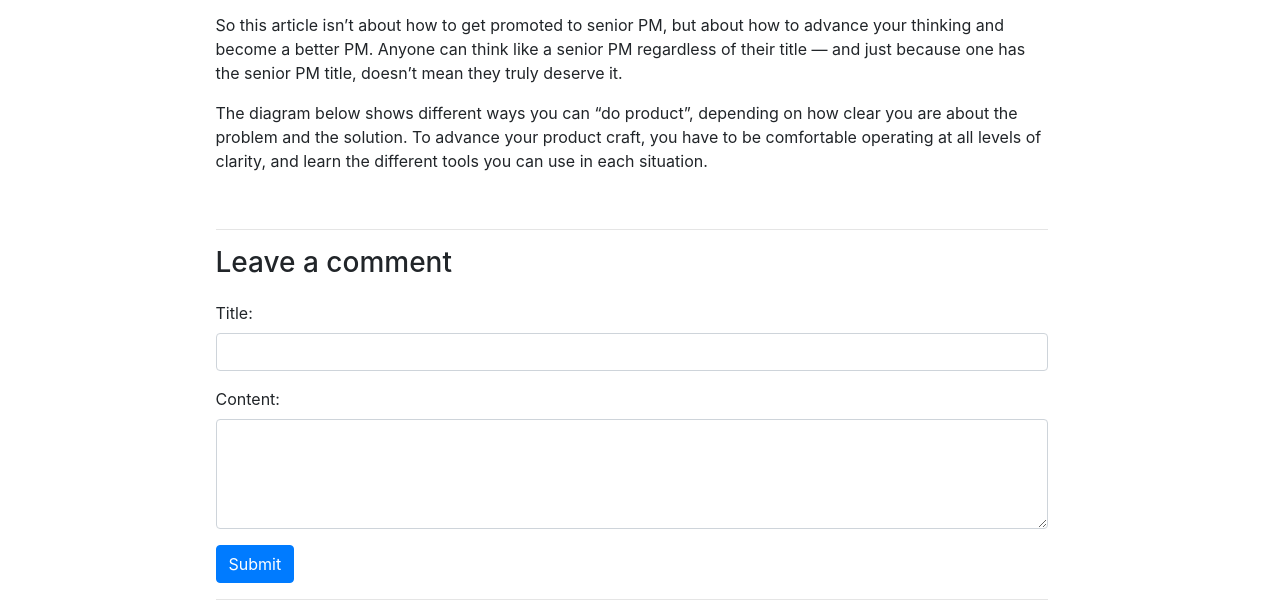
/title-5/ (lower part), run on an earlier commit of the app's database.
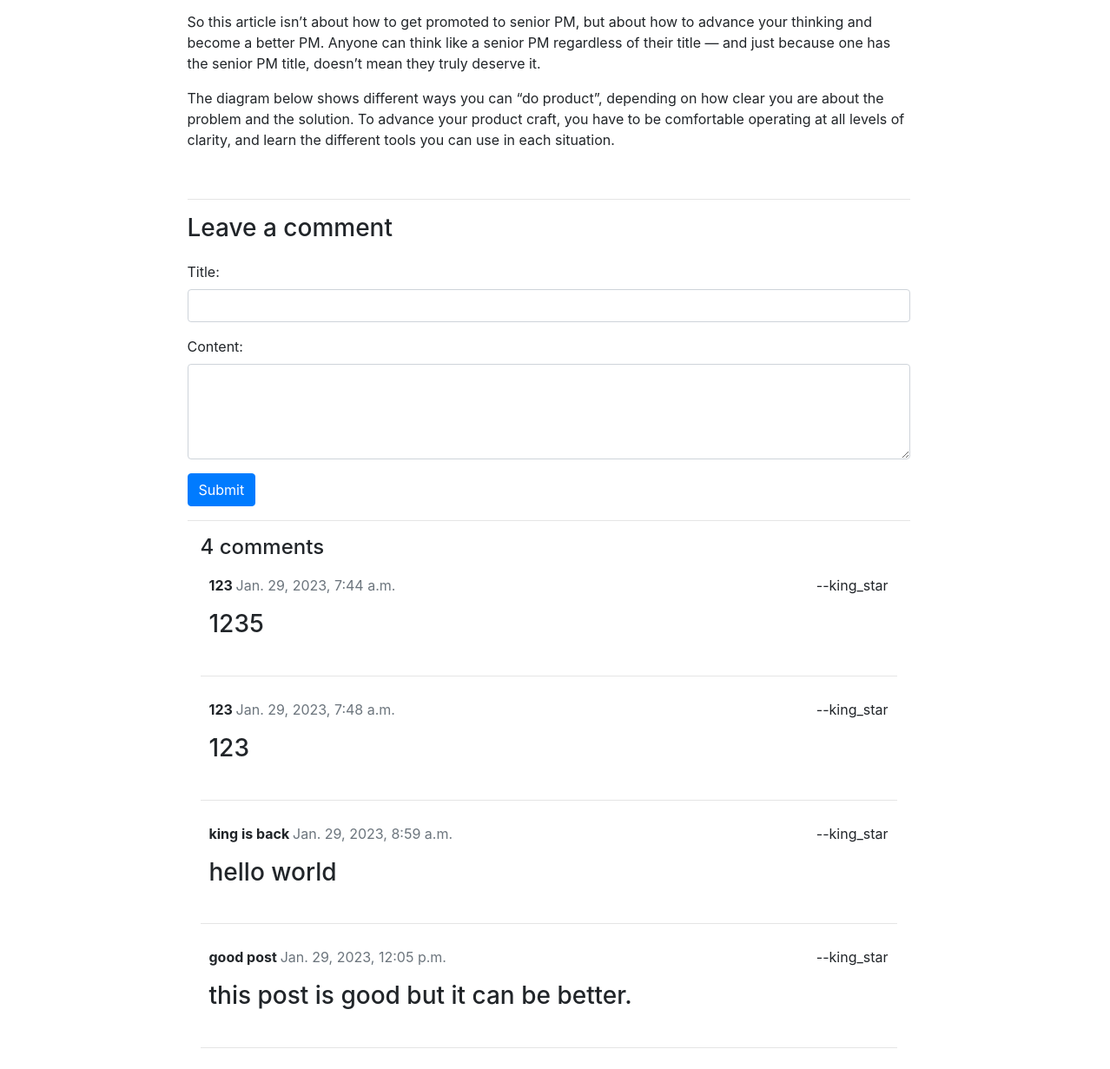
And on a later commit of the database.
### blog/models.py (models this page shows)
class Comments(models.Model):
    user = models.ForeignKey(User, on_delete=models.CASCADE)
    article = models.ForeignKey(Article, on_delete=models.CASCADE, related_name="comments")
    title = models.CharField(max_length=200, blank=True, null=True)
    content = models.TextField()
    created_on = models.DateTimeField(auto_now_add=True)
    active = models.BooleanField(default=True)
    class Meta:
        ordering = ['created_on']

### blog/views.py (the view)
# urls.py: path('<slug:slug>/', views.detailView, name="detail"),
def detailView(request, slug):
    post = Article.objects.get(slug=slug)
    comments = post.comments.filter(active = True)
    comments_form = CommentsForm()
    print(comments)
    print(post)
    context = {"post":post, "comments":comments, "comment_form":comments_form}
    if request.user.is_authenticated:
        context["profile"] = UserProfile.objects.get(pk=request.user.id)
    return render(request, 'blog/detail.html', context=context)

### blog/forms.py
class CommentsForm(ModelForm):
    class Meta:
        model = Comments
        fields = ['title', 'content']
        widgets = {
            'content': forms.Textarea(attrs={'rows':4, 'cols':65, 'class':'form-control'}),
            'title': forms.TextInput(attrs={'length':50,'class':'form-control'})
        }

### blog/models.py (called while the page is built)
    def __str__(self):
        return self.title

### templates/blog/detail.html (shortened to what this page needs)
{% include "blog/base.html" %}
{% block body %}
    {% if post %}
    <div class="row mr-0">
        <div class="col-2">left</div>
        <div class="col-8">
            <div class="mt-4">
                {{ post.content|safe }}
            </div>
            <br />
            <hr />
            <div class="mt-2">
                <div class = "">
                    <h3>Leave a comment</h3>
                    <form method="post" action = "{% url 'comment' post.slug %}" style="margin-top: 1.3em;">
                        {{ comment_form.as_p }}
                        <button type="submit" class="btn btn-primary">Submit</button>
                    </form>
                </div>
                        <hr>
                {% if comments %}
                <div class="col-md-12 mb-4  mt-3 ">
                        <h4>{{ comments.count }} comments</h4>
                        {% for comment in comments %}
                        <div class="comments" style="padding: 10px;">
                            <div class="d-flex justify-content-between">
                                <p class="font-weight-bold">
                                        {{ comment.title }}
                                        <span class=" text-muted font-weight-normal h6">
                                            {{ comment.created_on }}
                                        </span>
                                </p>
                                    --{{ comment.user }}
                            </div>
                            <div class="h3">
                                {{ comment.content | linebreaks }}
                            </div>
                        </div>
                        <hr>
                        {% endfor %}
                </div>
                {% endif %}
            </div>
        </div>
        <div class="col-2">Right </div>
    </div>
    {% else %}
        Something went wrong.
    {% endif %}
{% endblock %}

What changed in the data, as far as the page shows it:
added Comments: title "123", created_on "Jan. 29, 2023, 7:44 a.m.", user "king_star", content "1235"
added Comments: title "123", created_on "Jan. 29, 2023, 7:48 a.m.", user "king_star", content "123"
added Comments: title "king is back", created_on "Jan. 29, 2023, 8:59 a.m.", user "king_star", content "hello world"
added Comments: title "good post", created_on "Jan. 29, 2023, 12:05 p.m.", user "king_star", content "this post is good but it can be better."
Also different on the page:
{{ comments.count }}: (not shown) → "4"
text now shown: "comments"
